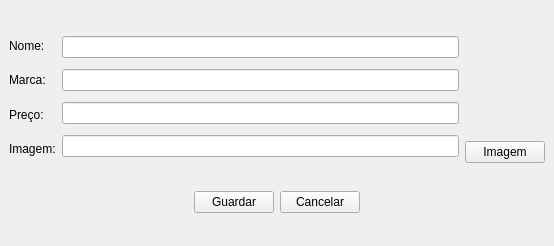
<?xml version="1.0" encoding="UTF-8"?>
<ui version="4.0">
 <class>MainWindow</class>
 <widget class="QMainWindow" name="MainWindow">
  <property name="geometry">
   <rect>
    <x>0</x>
    <y>0</y>
    <width>554</width>
    <height>246</height>
   </rect>
  </property>
  <property name="windowTitle">
   <string>MainWindow</string>
  </property>
  <property name="styleSheet">
   <string notr="true">font: 14pt &quot;Microsoft YaHei&quot;;</string>
  </property>
  <widget class="QWidget" name="centralwidget">
   <layout class="QGridLayout" name="gridLayout">
    <item row="1" column="0">
     <layout class="QHBoxLayout" name="horizontalLayout_2">
      <item>
       <spacer name="horizontalSpacer">
        <property name="orientation">
         <enum>Qt::Horizontal</enum>
        </property>
        <property name="sizeHint" stdset="0">
         <size>
          <width>40</width>
          <height>20</height>
         </size>
        </property>
       </spacer>
      </item>
      <item>
       <widget class="QPushButton" name="guardar_pushButton">
        <property name="text">
         <string>Guardar</string>
        </property>
       </widget>
      </item>
      <item>
       <widget class="QPushButton" name="cancelar_pushButton">
        <property name="text">
         <string>Cancelar</string>
        </property>
       </widget>
      </item>
      <item>
       <spacer name="horizontalSpacer_2">
        <property name="orientation">
         <enum>Qt::Horizontal</enum>
        </property>
        <property name="sizeHint" stdset="0">
         <size>
          <width>40</width>
          <height>20</height>
         </size>
        </property>
       </spacer>
      </item>
     </layout>
    </item>
    <item row="0" column="0">
     <layout class="QHBoxLayout" name="horizontalLayout">
      <item>
       <layout class="QVBoxLayout" name="verticalLayout">
        <item>
         <widget class="QLabel" name="label">
          <property name="text">
           <string>Nome:</string>
          </property>
         </widget>
        </item>
        <item>
         <widget class="QLabel" name="label_2">
          <property name="text">
           <string>Marca:</string>
          </property>
         </widget>
        </item>
        <item>
         <widget class="QLabel" name="label_3">
          <property name="text">
           <string>Preço:</string>
          </property>
         </widget>
        </item>
        <item>
         <widget class="QLabel" name="label_4">
          <property name="text">
           <string>Imagem:</string>
          </property>
         </widget>
        </item>
       </layout>
      </item>
      <item>
       <layout class="QVBoxLayout" name="verticalLayout_2">
        <item>
         <widget class="QLineEdit" name="nome_lineEdit"/>
        </item>
        <item>
         <widget class="QLineEdit" name="marca_lineEdit"/>
        </item>
        <item>
         <widget class="QLineEdit" name="preco_lineEdit"/>
        </item>
        <item>
         <widget class="QLineEdit" name="imagem_lineEdit"/>
        </item>
       </layout>
      </item>
      <item>
       <layout class="QVBoxLayout" name="verticalLayout_3">
        <item>
         <spacer name="verticalSpacer">
          <property name="orientation">
           <enum>Qt::Vertical</enum>
          </property>
          <property name="sizeType">
           <enum>QSizePolicy::Fixed</enum>
          </property>
          <property name="sizeHint" stdset="0">
           <size>
            <width>20</width>
            <height>110</height>
           </size>
          </property>
         </spacer>
        </item>
        <item>
         <widget class="QPushButton" name="imagem_pushButton">
          <property name="text">
           <string>Imagem</string>
          </property>
         </widget>
        </item>
       </layout>
      </item>
     </layout>
    </item>
   </layout>
  </widget>
 </widget>
 <resources/>
 <connections/>
</ui>
